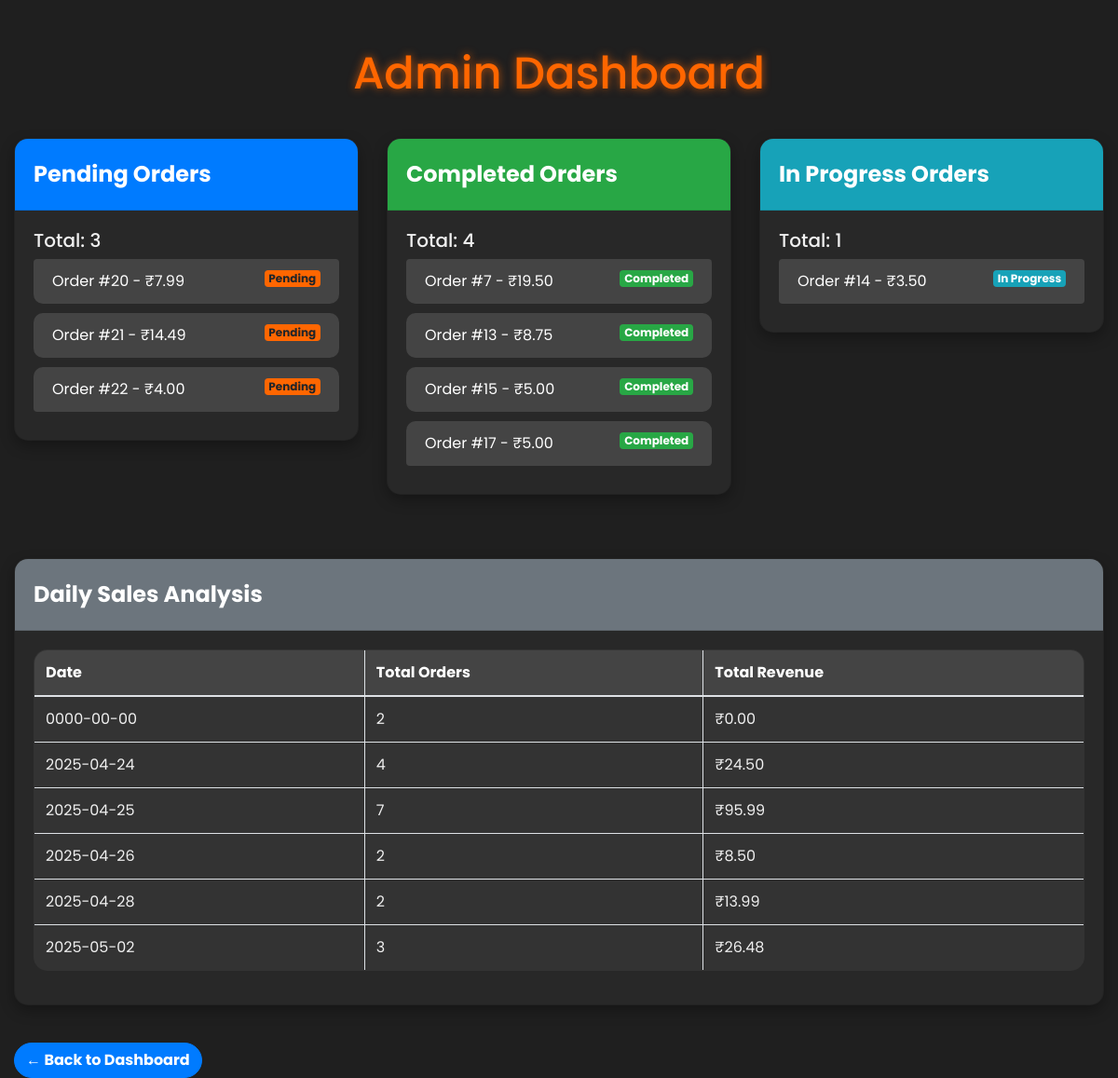
The app's page /pages/admin/admin_dashboard.php (signed in) with its own data.
### tables this page shows
CREATE TABLE `orders` (
  `id` int(11) NOT NULL,
  `user_id` int(11) NOT NULL,
  `customer_name` varchar(255) NOT NULL,
  `contact_number` varchar(20) DEFAULT NULL,
  `total_price` decimal(10,2) NOT NULL,
  `status` enum('pending','in_progress','completed','cancelled') DEFAULT 'pending',
  `created_at` timestamp NOT NULL DEFAULT current_timestamp()
);

### pages/admin/admin_dashboard.php (the view, shortened to what this page needs)
<?php
include '../../includes/db.php';
$pending_orders_result = $conn->query("SELECT * FROM orders WHERE status='pending'");
$completed_orders_result = $conn->query("SELECT * FROM orders WHERE status='completed'");
$in_progress_orders_result = $conn->query("SELECT * FROM orders WHERE status='in_progress'");
$daily_analysis_result = $conn->query("SELECT DATE(created_at) as date, COUNT(*) as total_orders, SUM(total_price) as total_revenue FROM orders GROUP BY DATE(created_at)");
?>
<!DOCTYPE html>
<html lang="en">
<head>
    <link rel="stylesheet" href="https://maxcdn.bootstrapcdn.com/bootstrap/4.5.2/css/bootstrap.min.css">
</head>
<body>
<div class="container fade-in">
    <h1>Admin Dashboard</h1>
    <div class="row">
        <div class="col-md-4">
            <div class="card">
                <div class="card-header bg-primary text-white">Pending Orders</div>
                <div class="card-body">
                    <h5>Total: <?php echo $pending_orders_result->num_rows; ?></h5>
                    <ul class="list-group">
                        <?php while ($order = $pending_orders_result->fetch_assoc()) { ?>
                            <li class="list-group-item">
                                Order #<?php echo $order['id']; ?> - ₹<?php echo $order['total_price']; ?>
                                <span class="badge badge-warning float-right">Pending</span>
                            </li>
                        <?php } ?>
                    </ul>
                </div>
            </div>
        </div>
        <div class="col-md-4">
            <div class="card">
                <div class="card-header bg-success text-white">Completed Orders</div>
                <div class="card-body">
                    <h5>Total: <?php echo $completed_orders_result->num_rows; ?></h5>
                    <ul class="list-group">
                        <?php while ($order = $completed_orders_result->fetch_assoc()) { ?>
                            <li class="list-group-item">
                                Order #<?php echo $order['id']; ?> - ₹<?php echo $order['total_price']; ?>
                                <span class="badge badge-success float-right">Completed</span>
                            </li>
                        <?php } ?>
                    </ul>
                </div>
            </div>
        </div>
        <div class="col-md-4">
            <div class="card">
                <div class="card-header bg-info text-white">In Progress Orders</div>
                <div class="card-body">
                    <h5>Total: <?php echo $in_progress_orders_result->num_rows; ?></h5>
                    <ul class="list-group">
                        <?php while ($order = $in_progress_orders_result->fetch_assoc()) { ?>
                            <li class="list-group-item">
                                Order #<?php echo $order['id']; ?> - ₹<?php echo $order['total_price']; ?>
                                <span class="badge badge-info float-right">In Progress</span>
                            </li>
                        <?php } ?>
                    </ul>
                </div>
            </div>
        </div>
    </div>
    <div class="card mt-5">
        <div class="card-header bg-secondary text-white">Daily Sales Analysis</div>
        <div class="card-body">
            <table class="table table-bordered table-hover">
                <thead>
                    <tr>
                        <th>Date</th>
                        <th>Total Orders</th>
                        <th>Total Revenue</th>
                    </tr>
                </thead>
                <tbody>
                    <?php while ($analysis = $daily_analysis_result->fetch_assoc()) { ?>
                        <tr>
                            <td><?php echo $analysis['date']; ?></td>
                            <td><?php echo $analysis['total_orders']; ?></td>
                            <td>₹<?php echo $analysis['total_revenue']; ?></td>
                        </tr>
                    <?php } ?>
                </tbody>
            </table>
        </div>
    </div>
    <a href="../../dashboard.php" class="btn btn-primary">← Back to Dashboard</a>
</div>
</body>
</html>

### pages/admin/admin_dashboard.php (style rules this page uses)
body { background-color: #1f1f1f; color: #f0f0f0; font-family: 'Poppins', sans-serif; margin-top: 50px; }
h1 { text-align: center; color: #ff6600; text-shadow: 0 0 10px rgba(255, 102, 0, 0.7); margin-bottom: 40px; font-size: 3rem; }
.container { max-width: 1200px; margin-top: 30px; }
.card { background-color: #282828; border-radius: 15px; box-shadow: 0 6px 15px rgba(0, 0, 0, 0.3); margin-bottom: 20px; overflow: hidden; transition: transform 0.3s ease, box-shadow 0.3s ease; }
.card-header { background-color: #333; color: #fff; font-size: 1.5rem; padding: 20px; font-weight: bold; }
.card-body { padding: 20px; }
.list-group-item { background-color: #444; color: #fff; border: none; border-radius: 10px; margin-bottom: 10px; transition: background-color 0.3s; }
.badge-warning { background: #ff6600; }
.badge-success { background: #28a745; }
.badge-info { background: #17a2b8; }
.table { background-color: #333; color: #f0f0f0; border-radius: 15px; overflow: hidden; }
.table thead { background-color: #444; color: #fff; }
.table td, .table th { vertical-align: middle; }
.btn-primary, .btn-success, .btn-info, .btn-danger { border-radius: 30px; font-weight: bold; transition: transform 0.3s ease; }
a.btn { margin-top: 20px; }
.fade-in { animation: fadeIn 1s ease-out; }

### records on screen
orders: id "20", total_price "7.99"
orders: id "21", total_price "14.49"
orders: id "22", total_price "4.00"
orders: id "7", total_price "19.50"
orders: id "13", total_price "8.75"
orders: id "15", total_price "5.00"
orders: id "17", total_price "5.00"
orders: id "14", total_price "3.50"

### other values on screen
$pending_orders_result->num_rows "3"
$completed_orders_result->num_rows "4"
$in_progress_orders_result->num_rows "1"
$analysis['date'] "0000-00-00"
$analysis['total_orders'] "2"
$analysis['total_revenue'] "0.00"
$analysis['date'] "2025-04-24"
$analysis['total_orders'] "4"
$analysis['total_revenue'] "24.50"
$analysis['date'] "2025-04-25"
$analysis['total_orders'] "7"
$analysis['total_revenue'] "95.99"
$analysis['date'] "2025-04-26"
$analysis['total_revenue'] "8.50"
$analysis['date'] "2025-04-28"
